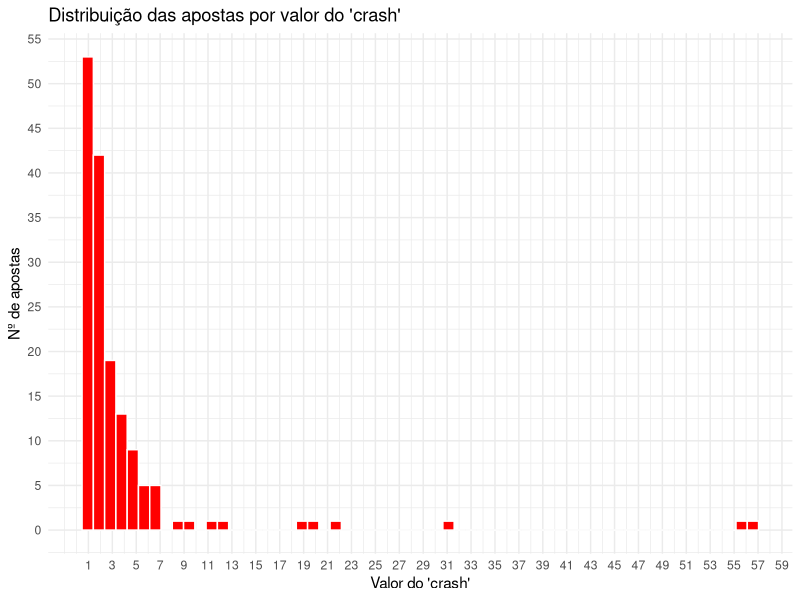
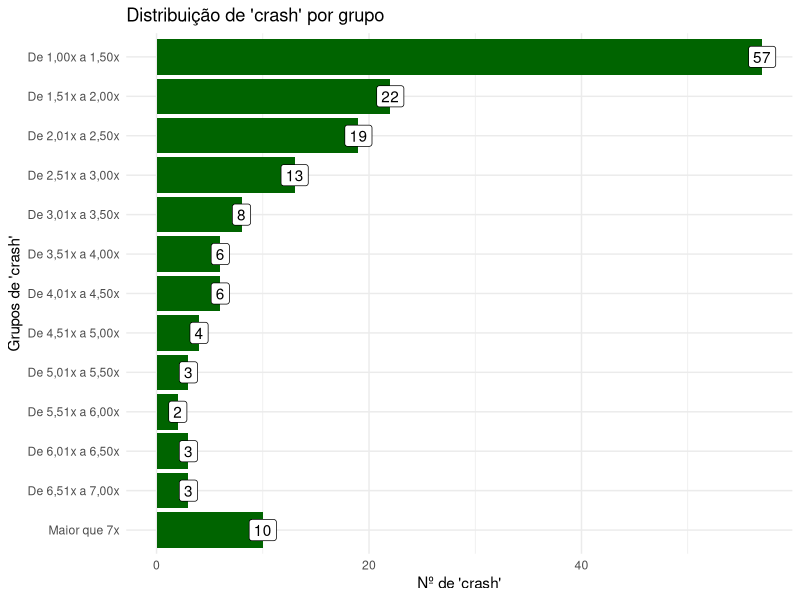
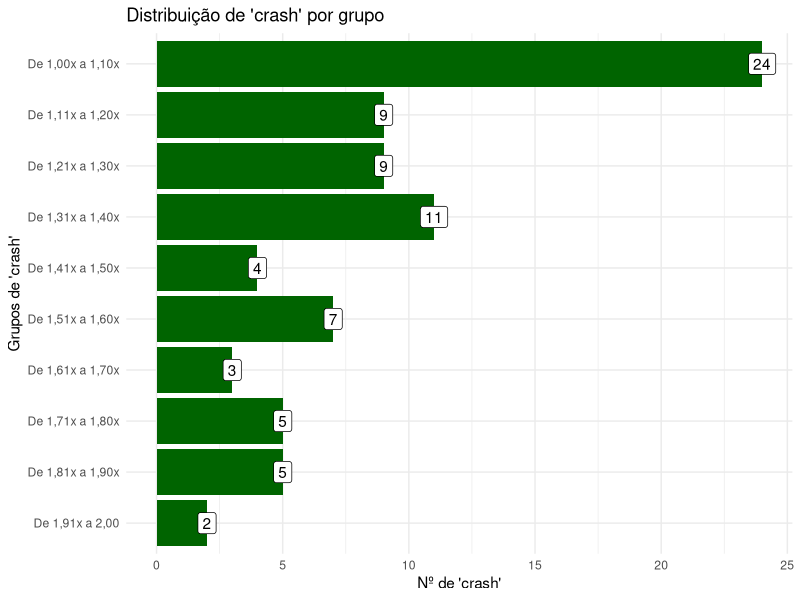
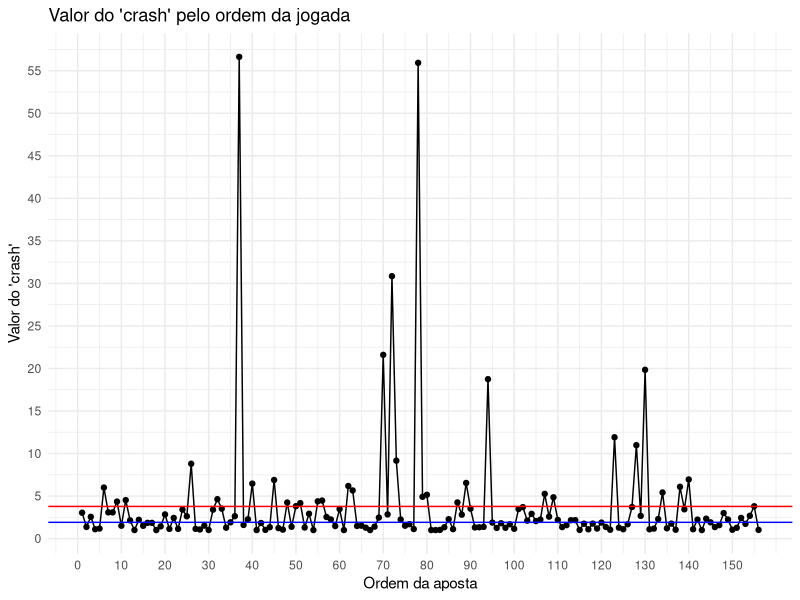
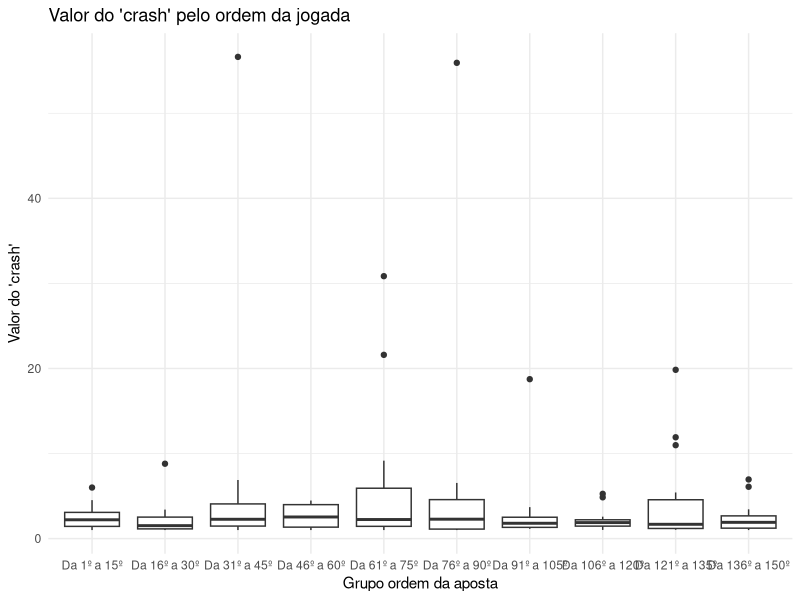

These charts were generated, in order, by the following R code:
# Pacotes utilizados
library(tidyverse)
library(readxl)

options(scipen = 999) # configurando para retir a notação cientifica

# Subindo base

df <- read_excel("df_aposta.xlsx")

## Visão geral da base 

count(df) # Nº de apostas
min(df$crash) # Valor mínimo do crash
max(df$crash) # Valor máximo do crash
mean(df$crash) # Média do valor do crash
median(df$crash) # Mediana do valor do crash

quantile(df$crash, 0.25) # Primeiro quartil (25%)
quantile(df$crash, 0.50) # Mediana
quantile(df$crash, 0.75) # Terceiro quartil (75%)

table(df$`valor apostado`) # Quantidade de apostas por valor apostado
table(df$retirada) # Valores do multiplicador apostado 

# Histograma das apostas por valor do "crash"

ggplot(data = df, aes(x = crash)) +
  geom_histogram(bins = 60, fill = "red", color = "white") + # com 60 barras/ grupos
  scale_x_continuous(breaks = seq(1,60,2)) +
  scale_y_continuous(breaks = seq(0,60,5)) +
  labs(y = "Nº de apostas",
       x = "Valor do 'crash'",
       title = "Distribuição das apostas por valor do 'crash'") +
  theme_minimal() # tela de fundo do gráfico

# Criando grupos p/ melhor visualizar a distribuição dos "crash", grupos de 0,5 em 0,5

df["grupo_crash"] <- ifelse(df$crash <= 1.5,"De 1,00x a 1,50x",
                     ifelse(df$crash <= 2 ,"De 1,51x a 2,00x",
                     ifelse(df$crash <= 2.5,"De 2,01x a 2,50x",
                     ifelse(df$crash <= 3,"De 2,51x a 3,00x",
                     ifelse(df$crash <= 3.5,"De 3,01x a 3,50x",
                     ifelse(df$crash <= 4,"De 3,51x a 4,00x",
                     ifelse(df$crash <= 4.5,"De 4,01x a 4,50x",
                     ifelse(df$crash <= 5,"De 4,51x a 5,00x",
                     ifelse(df$crash <= 5.5,"De 5,01x a 5,50x",
                     ifelse(df$crash <= 6,"De 5,51x a 6,00x",
                     ifelse(df$crash <= 6.5,"De 6,01x a 6,50x",
                     ifelse(df$crash <= 7,"De 6,51x a 7,00x",
                     "Maior que 7x"))))))))))))

# Criando o gráfico com os grupos criados anteriormente

df %>% 
  count(grupo_crash) %>%
  mutate(grupo_crash = forcats::lvls_reorder(grupo_crash, c(13,12,11,10,9,8,7,6,5,
                                                            4,3,2,1))) %>% # Reordenando os grupos para ficarem na ordem crescentes
  ggplot() +
  geom_col(
    aes(x = n, y = grupo_crash, label = n), fill = "darkgreen") +
  geom_label(aes(x = n, y = grupo_crash, label = n)) +
  labs(y = "Grupos de 'crash'",
       x = "Nº de 'crash'",
       title = "Distribuição de 'crash' por grupo") +
  theme_minimal()


# Criando um grupo mais detalhado para os crash menores que 2

df["grupo_crash_menor_2"] <- ifelse(df$crash <= 1.10,"De 1,00x a 1,10x",
                             ifelse(df$crash <= 1.20,"De 1,11x a 1,20x",
                             ifelse(df$crash <= 1.30,"De 1,21x a 1,30x",
                             ifelse(df$crash <= 1.40,"De 1,31x a 1,40x",
                             ifelse(df$crash <= 1.50,"De 1,41x a 1,50x",
                             ifelse(df$crash <= 1.60,"De 1,51x a 1,60x",
                             ifelse(df$crash <= 1.70,"De 1,61x a 1,70x",
                             ifelse(df$crash <= 1.80,"De 1,71x a 1,80x",
                             ifelse(df$crash <= 1.90,"De 1,81x a 1,90x",
                             ifelse(df$crash <= 2.00,"De 1,91x a 2,00",
                                    "mais de 2,00x"))))))))))

# Criando o gráfico com os grupos criados anteriormente e com crash menores de 2

df %>% 
  filter(crash <= 2) %>% # filtrando os crash
  count(grupo_crash_menor_2) %>%
  mutate(grupo_crash_menor_2 = forcats::lvls_reorder(grupo_crash_menor_2, c(10,9,8,7,6,5,
                                                           4,3,2,1))) %>% # reordenando os grupos
  ggplot() +
  geom_col(
    aes(x = n, y = grupo_crash_menor_2, label = n), fill = "darkgreen") +
  geom_label(aes(x = n, y = grupo_crash_menor_2, label = n)) +
  labs(y = "Grupos de 'crash'",
       x = "Nº de 'crash'",
       title = "Distribuição de 'crash' por grupo") +
  theme_minimal()

# Linha do tempo do crash, valor do crash por ordem da jogada

ggplot(data = df, aes(x = ordem, y = crash)) +
  geom_line() +
  geom_point() +
  scale_y_continuous(breaks = seq(0,60,5)) +
  scale_x_continuous(breaks = seq(0,156,10)) +
  geom_hline(yintercept = c(3.78, 1.91), color = c("red","blue")) +
  labs(y = "Valor do 'crash'",
       x = "Ordem da aposta",
       title = "Valor do 'crash' pelo ordem da jogada") +
  theme_minimal()

# Criando grupos por ordem da aposta

df["grupo_aposta"] <- ifelse(df$ordem <= 15,"Da 1º a 15º",
                      ifelse(df$ordem <= 30,"Da 16º a 30º",
                      ifelse(df$ordem <= 45,"Da 31º a 45º",
                      ifelse(df$ordem <= 60,"Da 46º a 60º",
                      ifelse(df$ordem <= 75,"Da 61º a 75º",
                      ifelse(df$ordem <= 90,"Da 76º a 90º",
                      ifelse(df$ordem <= 105,"Da 91º a 105º",
                      ifelse(df$ordem <= 120,"Da 106º a 120º",
                      ifelse(df$ordem <= 135,"Da 121º a 135º",
                      ifelse(df$ordem <= 150,"Da 136º a 150º","demais"))))))))))

# Tabela com média e mediana, dos grupos de ordens das apostas 

ordem_aposta <- df %>% 
  group_by(grupo_aposta) %>% 
  summarise(media = round(mean(crash),2),
            mediana = median(crash))

# Calculo do Intervalo de confiança por grupo, repetir o comando para cada grupo
df_ic <- df %>% 
  filter(grupo_aposta == "Da 136º a 150º") 

t.test(df_ic$crash) # calculo do IC

# Gráfico de box plot 

df %>% 
  filter(grupo_aposta != "demais") %>% 
  mutate(grupo_aposta = forcats::lvls_reorder(grupo_aposta, c(5,4,6,7,8,9,
                                                              10,1,2,3))) %>% # Reordenando as caixas do gráfico
  ggplot(aes(y = crash, x = grupo_aposta)) +
  geom_boxplot() +
  labs(y = "Valor do 'crash'",
       x = "Grupo ordem da aposta",
       title = "Valor do 'crash' pelo ordem da jogada") +
  theme_minimal()

# teste de Kruskal-Wallis para avaliar a distribuição dos crash por grupo

kruskal.test(df$crash~factor(df$grupo_aposta))

# Tabela com média e mediana, dos grupos do valor da aposta

caracteristicas <- df %>% 
  group_by(`valor apostado`) %>% 
  summarise(volume = n(),
            media = round(mean(crash),2),
            mediana = median(crash))

# Calculo do Intervalo de confiança por grupo

aposta_1 <- df %>% filter(`valor apostado` == 1)
aposta_2 <- df %>% filter(`valor apostado` == 2)

t.test(aposta_1$crash) 
t.test(aposta_2$crash) 

# teste de média
t.test(aposta_1$crash, aposta_2$crash) 

# teste de Kruskal-Wallis para avaliar a distribuição dos crash por valor apostado
kruskal.test(df$crash~factor(df$`valor apostado`))

#### Classificando as apostas entra ganhos e perdas 

df["ganho"] <- ifelse(df$crash > df$retirada,"ganho","perda")

apostas_05 <- df %>% 
  filter(retirada == 1.05) %>% 
  group_by(ganho) %>% 
  summarise(vol = n())

apostas_05["prop"] <- (apostas_05$vol / sum(apostas_05$vol))*100 # Distribuição relativa das apostas por resultado

apostas_05 # frequencia relativa e absoluta dos resultados da retirada antes de 1.05

apostas_10 <- df %>% 
  filter(retirada == 1.10) %>% 
  group_by(ganho) %>% 
  summarise(vol = n())

apostas_10["prop"] <- (apostas_10$vol / sum(apostas_10$vol))*100 # Distribuição relativa das apostas por resultado

apostas_10 # frequencia relativa e absoluta dos resultados da retirada antes de 1.10

apostas_15 <- df %>% 
  filter(retirada == 1.15) %>% 
  group_by(ganho) %>% 
  summarise(vol = n())

apostas_15["prop"] <- (apostas_15$vol / sum(apostas_15$vol))*100 # Distribuição relativa das apostas por resultado

apostas_15 # frequencia relativa e absoluta dos resultados da retirada antes de 1.10

